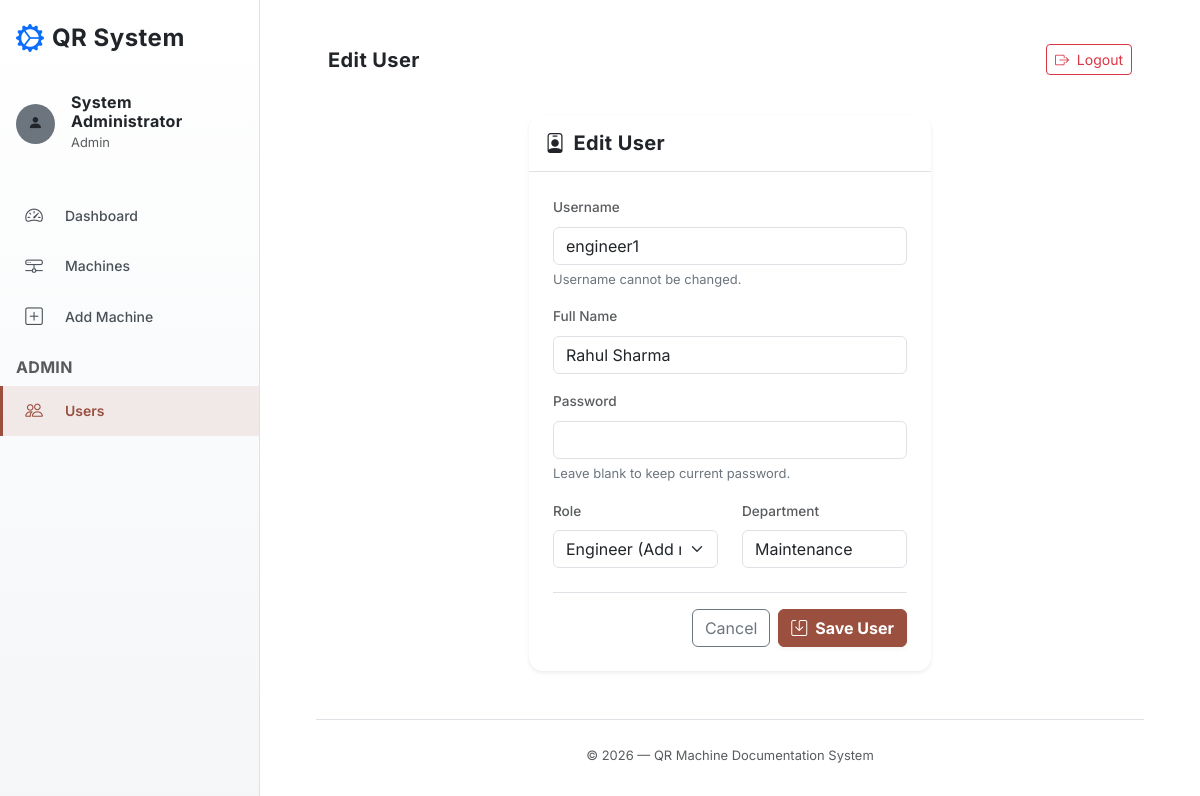
Screenshot of /auth/users/2/edit (signed in) with the database file from the repository.
### app/models.py (models this page shows)
class User(UserMixin, db.Model):
    id = db.Column(db.Integer, primary_key=True)
    username = db.Column(db.String(80), unique=True, nullable=False)
    password_hash = db.Column(db.String(256), nullable=False)
    full_name = db.Column(db.String(120), nullable=False)
    role = db.Column(db.String(20), nullable=False, default='operator')  # admin, engineer, supervisor, operator
    department = db.Column(db.String(100))
    is_active_user = db.Column(db.Boolean, default=True)
    created_at = db.Column(db.DateTime, default=datetime.utcnow)

### app/routes/auth.py (the view, shortened to what this page needs)
@auth_bp.route('/users/<int:id>/edit', methods=['GET', 'POST'])
@login_required
@role_required('admin')
def edit_user(id):
    user = User.query.get_or_404(id)
    return render_template('auth/user_form.html', user=user, form_title="Edit User")

### app/templates/auth/user_form.html (shortened to what this page needs)
{% extends "base.html" %}
{% block page_heading %}{{ form_title }}{% endblock %}
{% block content %}
<div class="row justify-content-center">
    <div class="col-12 col-lg-8 col-xl-6">
        <div class="card bg-glass border-0 shadow-sm">
            <div class="card-header bg-transparent border-muted py-3">
                <h5 class="mb-0 text-dark"><i class="bi bi-person-badge me-2"></i>{{ form_title }}</h5>
            </div>
            <div class="card-body p-4 text-dark">
                <form method="POST">
                    <div class="mb-3">
                        <label for="username" class="form-label text-muted">Username</label>
                        <input type="text" class="form-control bg-light border-muted text-dark" id="username" name="username" value="{{ user.username if user else '' }}" required {% if user %}readonly{% endif %}>
                        {% if user %}<div class="form-text text-secondary">Username cannot be changed.</div>{% endif %}
                    </div>
                    <div class="mb-3">
                        <label for="full_name" class="form-label text-muted">Full Name</label>
                        <input type="text" class="form-control bg-light border-muted text-dark" id="full_name" name="full_name" value="{{ user.full_name if user else '' }}" required>
                    </div>
                    <div class="mb-3">
                        <label for="password" class="form-label text-muted">Password</label>
                        <input type="password" class="form-control bg-light border-muted text-dark" id="password" name="password" {% if not user %}required{% endif %}>
                        {% if user %}
                        <div class="form-text text-secondary">Leave blank to keep current password.</div>
                        {% endif %}
                    </div>
                    <div class="row mb-4">
                        <div class="col-md-6 mb-3 mb-md-0">
                            <label for="role" class="form-label text-muted">Role</label>
                            <select class="form-select bg-light border-muted text-dark" id="role" name="role" required>
                                <option value="engineer" {% if user and user.role == 'engineer' %}selected{% endif %}>Engineer (Add records)</option>
                            </select>
                        </div>
                        <div class="col-md-6">
                            <label for="department" class="form-label text-muted">Department</label>
                            <input type="text" class="form-control bg-light border-muted text-dark" id="department" name="department" value="{{ user.department if user else '' }}">
                        </div>
                    </div>
                    <div class="d-flex justify-content-end border-top border-muted pt-3 mt-2">
                        <a href="{{ url_for('auth.users') }}" class="btn btn-outline-secondary me-2">Cancel</a>
                        <button type="submit" class="btn btn-primary fw-bold"><i class="bi bi-save me-1"></i> Save User</button>
                    </div>
                </form>
            </div>
        </div>
    </div>
</div>
{% endblock %}

### app/templates/base.html (shortened to what this page needs)
<!DOCTYPE html>
<html lang="en">
<head>
    <link href="https://cdn.jsdelivr.net/npm/bootstrap@5.3.2/dist/css/bootstrap.min.css" rel="stylesheet">
    <link rel="stylesheet" href="https://cdn.jsdelivr.net/npm/bootstrap-icons@1.11.1/font/bootstrap-icons.css">
    <link rel="stylesheet" href="{{ url_for('static', filename='css/style.css') }}">
</head>
<body class="{% block body_class %}{% endblock %}">
    {% if current_user.is_authenticated and not skip_layout %}
    <div class="sidebar" id="sidebar">
        <div class="sidebar-header p-3 mb-3 d-flex align-items-center">
            <i class="bi bi-gear-wide-connected fs-3 text-primary me-2"></i>
            <h4 class="mb-0 text-dark fw-bold">QR System</h4>
        </div>
        <div class="user-info px-3 mb-4">
            <div class="d-flex align-items-center">
                <div class="avatar bg-secondary rounded-circle text-dark d-flex justify-content-center align-items-center me-3" style="width: 40px; height: 40px;">
                    <i class="bi bi-person-fill"></i>
                </div>
                <div>
                    <h6 class="mb-0 text-dark">{{ current_user.full_name }}</h6>
                    <small class="text-muted text-capitalize">{{ current_user.role }}</small>
                </div>
            </div>
        </div>
        <ul class="nav flex-column sidebar-nav">
            <li class="nav-item">
                <a class="nav-link sidebar-link {% if request.endpoint == 'machines.dashboard' %}active{% endif %}" href="{{ url_for('machines.dashboard') }}">
                    <i class="bi bi-speedometer2 me-2"></i> Dashboard
                </a>
            </li>
            <li class="nav-item">
                <a class="nav-link sidebar-link {% if request.endpoint == 'machines.list' or request.endpoint == 'machines.profile' %}active{% endif %}" href="{{ url_for('machines.list') }}">
                    <i class="bi bi-hdd-network me-2"></i> Machines
                </a>
            </li>
            {% if current_user.role == 'admin' %}
            <li class="nav-item">
                <a class="nav-link sidebar-link {% if request.endpoint == 'machines.add_machine' %}active{% endif %}" href="{{ url_for('machines.add_machine') }}">
                    <i class="bi bi-plus-square me-2"></i> Add Machine
                </a>
            </li>
            <li class="nav-item mt-3">
                <h6 class="sidebar-heading px-3 text-uppercase text-muted">Admin</h6>
            </li>
            <li class="nav-item">
                <a class="nav-link sidebar-link {% if request.blueprint == 'auth' and request.endpoint != 'auth.login' %}active{% endif %}" href="{{ url_for('auth.users') }}">
                    <i class="bi bi-people me-2"></i> Users
                </a>
            </li>
            {% endif %}
        </ul>
    </div>
    <div class="main-content" id="mainContent">
        <nav class="navbar navbar-expand-lg top-navbar mb-4 px-4 py-3">
            <div class="container-fluid">
                <h5 class="mb-0 text-dark d-none d-md-block">{% block page_heading %}Dashboard{% endblock %}</h5>
                <div class="ms-auto d-flex align-items-center">
                    <a href="{{ url_for('auth.logout') }}" class="btn btn-outline-danger btn-sm">
                        <i class="bi bi-box-arrow-right me-1"></i> Logout
                    </a>
                </div>
            </div>
        </nav>
        <div class="container-fluid px-4 pb-5">
            <div id="flash-messages-container" class="position-fixed top-0 end-0 p-3" style="z-index: 1055;">
            </div>
            {% block content %}{% endblock %}
            <footer class="mt-5 pt-4 border-top border-muted text-center text-muted">
                <small>&copy; 2026 &mdash; QR Machine Documentation System</small>
            </footer>
        </div>
    </div>
    {% endif %}
</body>
</html>

### app/static/css/style.css (style rules this page uses)
:root { --bg-deepest: #f4f6f8; --bg-page: #ffffff; --bg-card: #ffffff; --bg-card-hover: #fdfdfd; --bg-header: #f8f9fa; --sidebar-start: #ffffff; --sidebar-end: #f4f6f8; --accent-primary: #9A4F3F; --accent-primary-dark: #7A3B2D; --accent-secondary: #5a5a5a; --success: #2e7d32; --danger: #c62828; --warning: #ef6c00; --text-primary: #212529; --text-secondary: #495057; --text-muted: #6c757d; --border-color: #dee2e6; --border-focus: rgba(154, 79, 63, 0.3); --glass-bg: rgba(255, 255, 255, 0.95); --glass-border: rgba(0, 0, 0, 0.08); --shadow-sm: 0 2px 4px rgba(0, 0, 0, 0.05); --shadow-md: 0 4px 12px rgba(0, 0, 0, 0.08); --shadow-lg: 0 8px 24px rgba(0, 0, 0, 0.12); --shadow-glow-amber: 0 4px 20px rgba(154, 79, 63, 0.15); --shadow-glow-blue: 0 4px 20px rgba(90, 90, 90, 0.1); --shadow-glow-red: 0 4px 20px rgba(198, 40, 40, 0.15); --shadow-glow-cyan: 0 4px 20px rgba(90, 90, 90, 0.1); --sidebar-width: 260px; --radius-sm: 6px; --radius-md: 10px; --radius-lg: 14px; --transition: all 0.3s ease; }
*, *::before, *::after { box-sizing: border-box; }
html { scroll-behavior: smooth; -webkit-font-smoothing: antialiased; -moz-osx-font-smoothing: grayscale; }
body { margin: 0; padding: 0; font-family: 'Inter', system-ui, -apple-system, sans-serif; font-size: 0.925rem; color: var(--text-primary); background-color: var(--bg-page); line-height: 1.6; }
h1, h2, h3, h4, h5, h6 { font-weight: 700; letter-spacing: 0.02em; color: var(--text-primary); }
a { color: var(--accent-primary); text-decoration: none; transition: var(--transition); }
.sidebar { position: fixed; top: 0; left: 0; width: var(--sidebar-width); height: 100vh; background: linear-gradient(180deg, var(--sidebar-start), var(--sidebar-end)); border-right: 1px solid var(--border-color); z-index: 1040; display: flex; flex-direction: column; overflow-y: auto; overflow-x: hidden; transition: transform 0.35s cubic-bezier(0.4, 0, 0.2, 1); }
.sidebar-nav { flex: 1; padding: 0.75rem 0; }
.sidebar-link { display: flex; align-items: center; gap: 0.75rem; padding: 0.7rem 1.25rem; color: var(--text-secondary); font-size: 0.875rem; font-weight: 500; border-left: 3px solid transparent; transition: var(--transition); text-decoration: none; }
.sidebar-link i { font-size: 1.1rem; width: 22px; text-align: center; }
.sidebar-link.active { color: var(--accent-primary); background: rgba(154, 79, 63, 0.1); border-left-color: var(--accent-primary); font-weight: 600; }
.main-content { margin-left: var(--sidebar-width); min-height: 100vh; padding: 1.75rem 2rem; transition: margin-left 0.35s ease; }
.btn-primary { background: var(--accent-primary) !important; border-color: var(--accent-primary) !important; color: #ffffff !important; font-weight: 600; box-shadow: var(--shadow-sm); transition: var(--transition); }
.form-control, .form-select { background-color: var(--bg-card) !important; border: 1px solid var(--border-color) !important; color: var(--text-primary) !important; border-radius: var(--radius-sm); transition: var(--transition); }
.form-label { color: var(--text-secondary); font-weight: 500; font-size: 0.85rem; }
.card { background: var(--bg-card); border: 1px solid var(--border-color); border-radius: var(--radius-lg); color: var(--text-primary); }
.card-header { background: var(--bg-header); border-bottom: 1px solid var(--border-color); font-weight: 600; }

### rows the page displays
User: full_name "System Administrator", role "Admin"
User: username "engineer1", full_name "Rahul Sharma", role "Engineer (Add records)", department "Maintenance"
